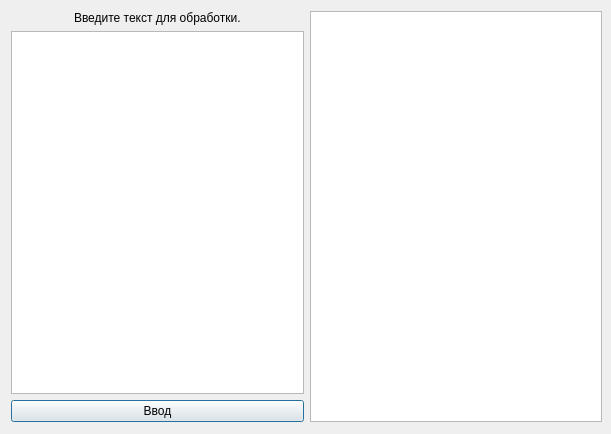
<?xml version="1.0" encoding="UTF-8"?>
<ui version="4.0">
 <class>editwindow</class>
 <widget class="QDialog" name="editwindow">
  <property name="geometry">
   <rect>
    <x>0</x>
    <y>0</y>
    <width>611</width>
    <height>434</height>
   </rect>
  </property>
  <property name="windowTitle">
   <string>Dialog</string>
  </property>
  <widget class="QWidget" name="layoutWidget">
   <property name="geometry">
    <rect>
     <x>11</x>
     <y>11</y>
     <width>591</width>
     <height>411</height>
    </rect>
   </property>
   <layout class="QHBoxLayout" name="horizontalLayout">
    <item>
     <layout class="QVBoxLayout" name="verticalLayout">
      <item alignment="Qt::AlignHCenter">
       <widget class="QLabel" name="label">
        <property name="maximumSize">
         <size>
          <width>16777215</width>
          <height>50</height>
         </size>
        </property>
        <property name="text">
         <string>Введите текст для обработки.</string>
        </property>
       </widget>
      </item>
      <item>
       <widget class="QTextEdit" name="test"/>
      </item>
      <item>
       <widget class="QPushButton" name="pushButton">
        <property name="text">
         <string>Ввод</string>
        </property>
       </widget>
      </item>
     </layout>
    </item>
    <item>
     <widget class="QTextEdit" name="output"/>
    </item>
   </layout>
  </widget>
 </widget>
 <resources/>
 <connections/>
</ui>
